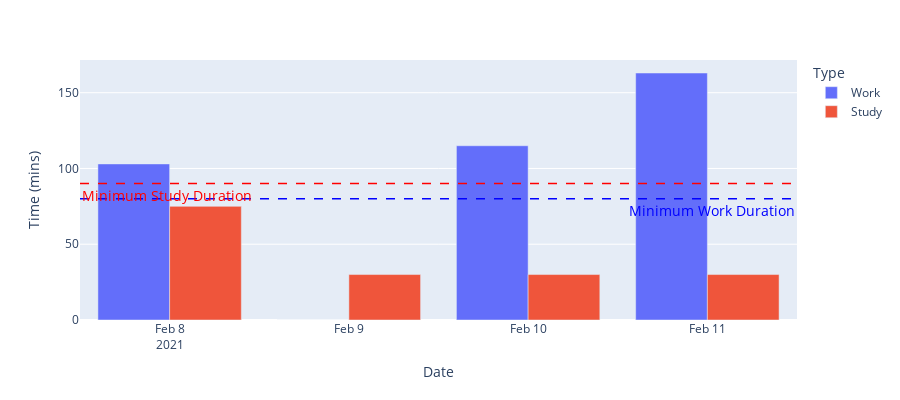

Source (notebook cell):
### Code cell
fig = px.bar(
    weekly_summary_df,
    x="Date",
    y="Time (mins)",
    color="Type",
    barmode="group",
    height=400,
)
fig.add_hline(
    y=80,
    line_width=1.5,
    line_dash="dash",
    line_color="blue",
    annotation_text="Minimum Work Duration",
    annotation_position="bottom right",
    annotation_font_size=14,
    annotation_font_color="blue",
)
fig.add_hline(
    y=90,
    line_width=1.5,
    line_dash="dash",
    line_color="red",
    annotation_text="Minimum Study Duration",
    annotation_position="bottom left",
    annotation_font_size=14,
    annotation_font_color="red",
)
fig.show()
fig.write_html(FILE_NAME.split(".")[0] + ".html")

### Figure 1 — Plotly figure (JSON) as saved in the notebook; plotly's stock layout.template omitted (floating-point values rounded to 4 significant figures)
{"data": [{"alignmentgroup": "True", "hovertemplate": "Type=Work<br>Date=%{x}<br>Time (mins)=%{y}<extra></extra>", "legendgroup": "Work", "marker": {"color": "#636efa"}, "name": "Work", "offsetgroup": "Work", "orientation": "v", "showlegend": true, "textposition": "auto", "type": "bar", "x": ["2021-02-08T00:00:00", "2021-02-09T00:00:00", "2021-02-10T00:00:00", "2021-02-11T00:00:00"], "xaxis": "x", "y": [103, 0, 115, 163], "yaxis": "y"}, {"alignmentgroup": "True", "hovertemplate": "Type=Study<br>Date=%{x}<br>Time (mins)=%{y}<extra></extra>", "legendgroup": "Study", "marker": {"color": "#EF553B"}, "name": "Study", "offsetgroup": "Study", "orientation": "v", "showlegend": true, "textposition": "auto", "type": "bar", "x": ["2021-02-08T00:00:00", "2021-02-09T00:00:00", "2021-02-10T00:00:00", "2021-02-11T00:00:00"], "xaxis": "x", "y": [75, 30, 30, 30], "yaxis": "y"}], "layout": {"annotations": [{"font": {"color": "blue", "size": 14}, "showarrow": false, "text": "Minimum Work Duration", "x": 1, "xanchor": "right", "xref": "x domain", "y": 80, "yanchor": "top", "yref": "y"}, {"font": {"color": "red", "size": 14}, "showarrow": false, "text": "Minimum Study Duration", "x": 0, "xanchor": "left", "xref": "x domain", "y": 90, "yanchor": "top", "yref": "y"}], "barmode": "group", "height": 400, "legend": {"title": {"text": "Type"}, "tracegroupgap": 0}, "margin": {"t": 60}, "shapes": [{"line": {"color": "blue", "dash": "dash", "width": 1.5}, "type": "line", "x0": 0, "x1": 1, "xref": "x domain", "y0": 80, "y1": 80, "yref": "y"}, {"line": {"color": "red", "dash": "dash", "width": 1.5}, "type": "line", "x0": 0, "x1": 1, "xref": "x domain", "y0": 90, "y1": 90, "yref": "y"}], "xaxis": {"anchor": "y", "domain": [0, 1], "title": {"text": "Date"}}, "yaxis": {"anchor": "x", "domain": [0, 1], "title": {"text": "Time (mins)"}}}}
